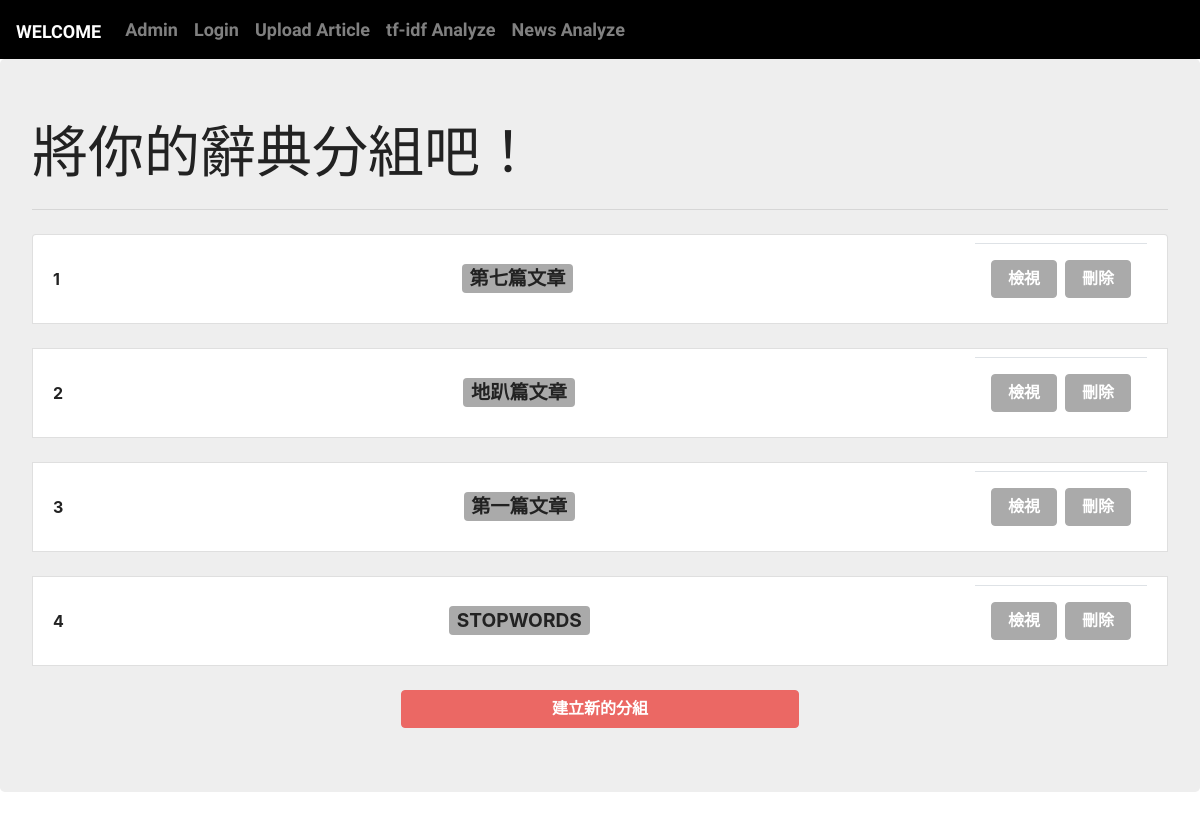
/customdictpage/buildset/ (signed in), run on the app's committed database.
### customdict/models.py (models this page shows, shortened)
class UserDictFile(models.Model):
	title = models.CharField(max_length=30, blank=False)
	file = models.FileField(upload_to='UserDictDir/')
	user = models.ForeignKey(settings.AUTH_USER_MODEL, on_delete=models.CASCADE, related_name = 'DictFile')

### customdict/views.py (the view)
# urls.py: path('buildset/', views.build, name='buildset'),
@login_required(login_url='/loginapp/login')
def build(request):
	return render(request, 'customdict/build.html')

### templates/customdict/build.html (shortened to what this page needs)
{% extends '../base.html' %}
{% block body %}
	<div class="jumbotron">
	  <h1 class="display-4">將你的辭典分組吧！</h1>
	  <hr class="my-4">
	  <ul class="list-group">
      {% for file in request.user.DictFile.all %}
      <li class="list-group-item d-flex justify-content-between align-items-center" style="height: 90px;">
        <b>{{forloop.counter}}</b><strong class="badge badge-secondary" style="font-size: 120%;" >{{file.title}}</strong>
        <div class="modal-footer">
	          <button type="button" class="btn btn-secondary" data-dismiss="modal" onclick="location.href='/customdictpage/showdictfile/{{file.pk}}'">檢視</button>
	          <button type="button" class="btn btn-secondary" data-dismiss="modal" onclick="location.href='/customdictpage/deletedictfile/{{file.pk}}'">刪除</button>
        </div>
      </li>
      <br>
      {% endfor %}
    </ul>
          <button style='width: 35%; text-align: center; margin: 0 auto;' type="button" class="btn btn-primary btn-block">建立新的分組</button>
	</div>
{% endblock %}

### data on the page
UserDictFile: title "第七篇文章"
UserDictFile: title "地趴篇文章"
UserDictFile: title "第一篇文章"
UserDictFile: title "STOPWORDS"
